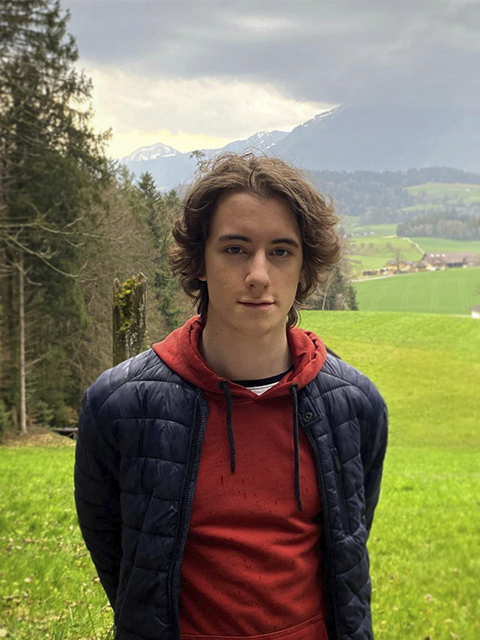
#> input picture Lab1/data/image.jpg, 480 x 640 px, found by its file name
$ python lab1.py
#> lines starting #> are read from the running program, lines starting #| are printed output that depends on the picture; after the words box and inside, x2 and y2 are one past the last pixel; in counts of white or black regions, pixels touching at a corner belong together
import cv2
import imutils
import numpy

# Зчитування та створення зображень
img = cv2.imread("Lab1\data\image.jpg")
#> img is the input picture: shape (640, 480, 3); mean B, G, R 92.5, 121.2, 127
imgGray = cv2.imread("Lab1\data\image.jpg",0)
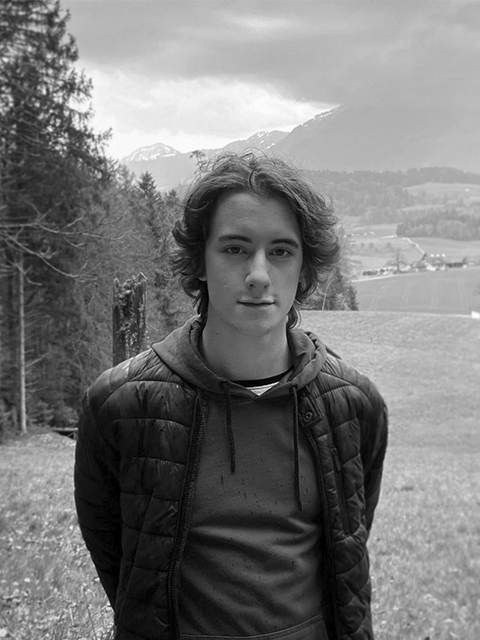
#> imgGray: shape (640, 480); min 0, max 255, mean 119.6
imgCropped = img[145:620, 60:400]
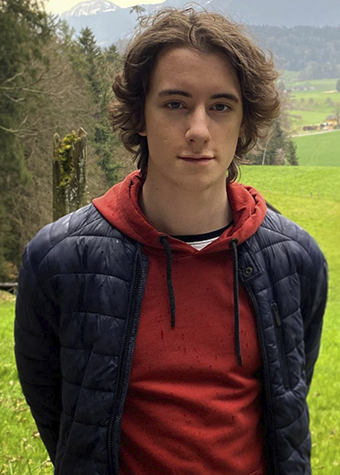
#> imgCropped: shape (475, 340, 3); mean B, G, R 63.7, 81.9, 98
imgResized = imutils.resize(img, width=300)
imgRotated = imutils.rotate(img, 45)
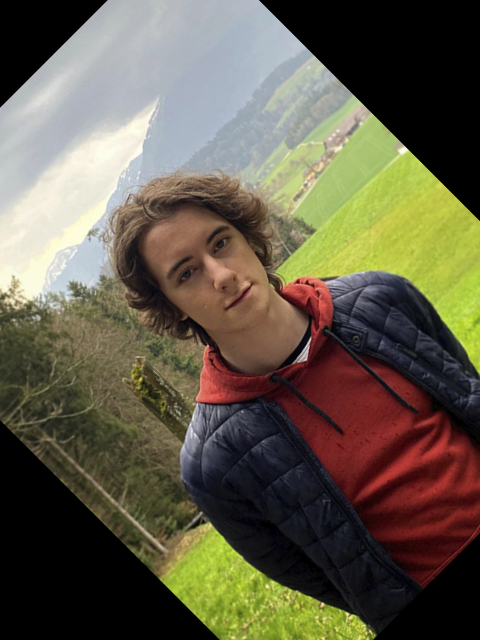
#> imgRotated: shape (640, 480, 3); mean B, G, R 73.8, 92, 98.9
imgBlurred = cv2.GaussianBlur(img, (11,11), 0) # 11,11 - ступінь розмиття, 0 - стандартне відхилення (атоматично)
imgUnited = numpy.hstack((img, imgBlurred))
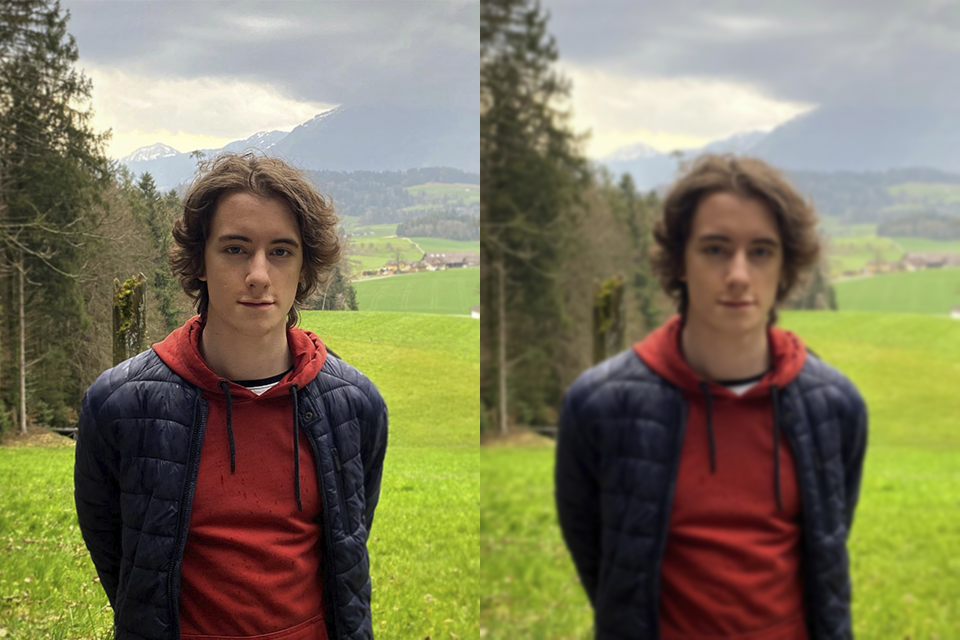
#> imgUnited: shape (640, 960, 3); mean B, G, R 92.5, 121.2, 127
imgForRectangle = cv2.imread("Lab1\data\image.jpg")
imgForLine = cv2.imread("Lab1\data\image.jpg")
imgForPolylines = cv2.imread("Lab1\data\image.jpg")
imgForCircle = cv2.imread("Lab1\data\image.jpg")
imgForText = cv2.imread("Lab1\data\image.jpg")

# Промальовка необхідних фігур на зображенях
cv2.rectangle(imgForRectangle,(60,145),(400,620),(0,0,255),3) # зображення, координати, колір , товщина
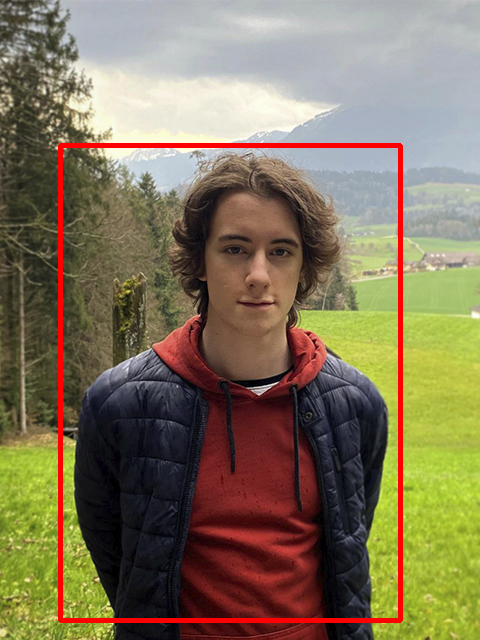
#> imgForRectangle: shape (640, 480, 3); 2.65% of pixels changed, all inside (x1, y1, x2, y2) = (58, 143, 403, 623)
cv2.line(imgForLine,(265,125),(255,355),(255,0,0),4)
#> imgForLine: shape (640, 480, 3); 0.38% of pixels changed, all inside (x1, y1, x2, y2) = (253, 123, 268, 358)
points = numpy.array([[185,160],[255,145],[335,175],[350,250],[325,320],[255,355],[180,310],[165,230]])
cv2.polylines(imgForPolylines, numpy.int32([points]),1,(0,255,0), 4) # 1 - вказівник на те, що треба закрити фігуру
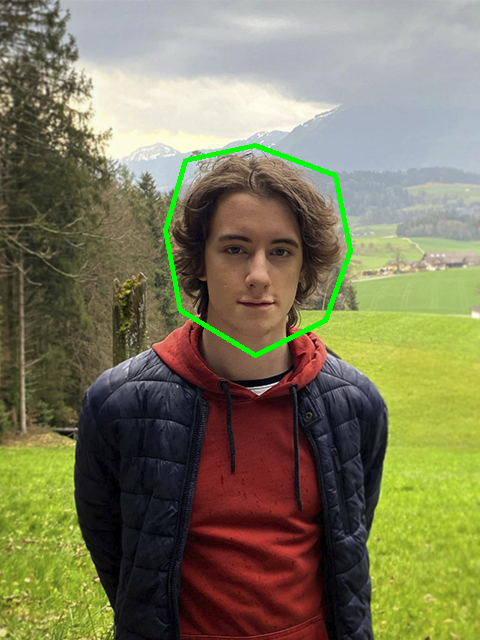
#> imgForPolylines: shape (640, 480, 3); 1.01% of pixels changed, all inside (x1, y1, x2, y2) = (163, 143, 353, 358)
cv2.circle(imgForCircle, (255,255), 90,(212,173,49), 3) # 255,265 - координати центра кола, 90 - радуіс
#> imgForCircle: shape (640, 480, 3); 0.92% of pixels changed, all inside (x1, y1, x2, y2) = (163, 163, 348, 348)
font = cv2.FONT_ITALIC
cv2.putText(imgForText, "Person is found", (125,100) , font, 1 ,(16,74,9),4, cv2.LINE_AA) # 1 - масштабування,
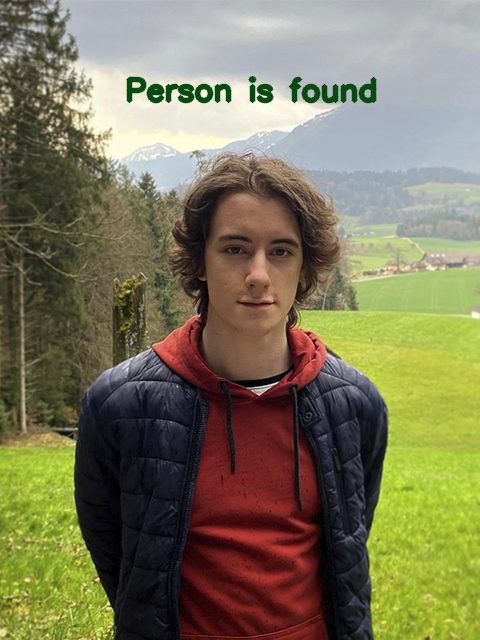
#> imgForText: shape (640, 480, 3); 1.2% of pixels changed, all inside (x1, y1, x2, y2) = (126, 76, 377, 104)

images = [img, imgGray, imgCropped,imgResized, imgRotated, imgBlurred, imgUnited,imgForRectangle,imgForLine,imgForPolylines,imgForCircle,imgForText]

#Послідовне відображення зображень
for image in images:
    cv2.imshow("Image", image)
    cv2.waitKey()
#> this loop made 12 passes

cv2.destroyAllWindows()


# [22 lines of commented-out code are left out]
